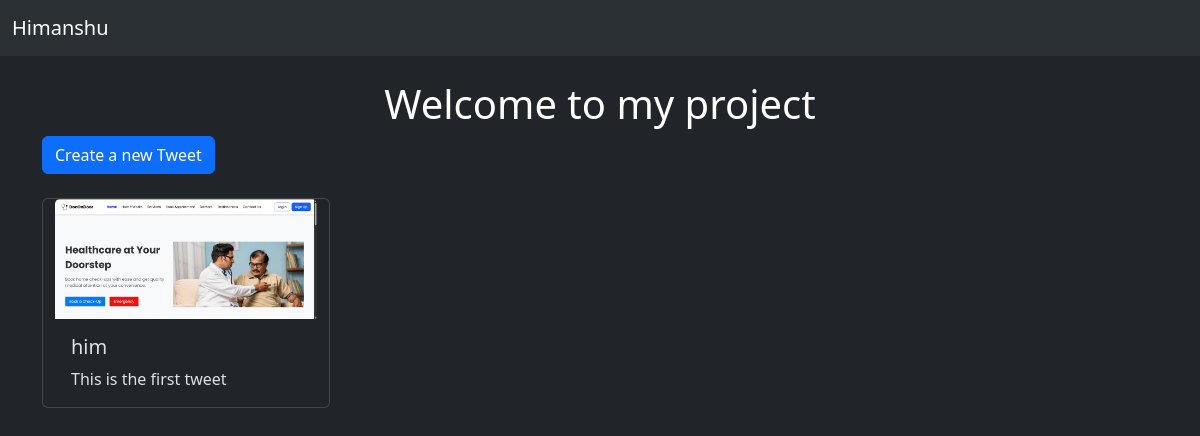
Page /tweet/ on the earlier database version.
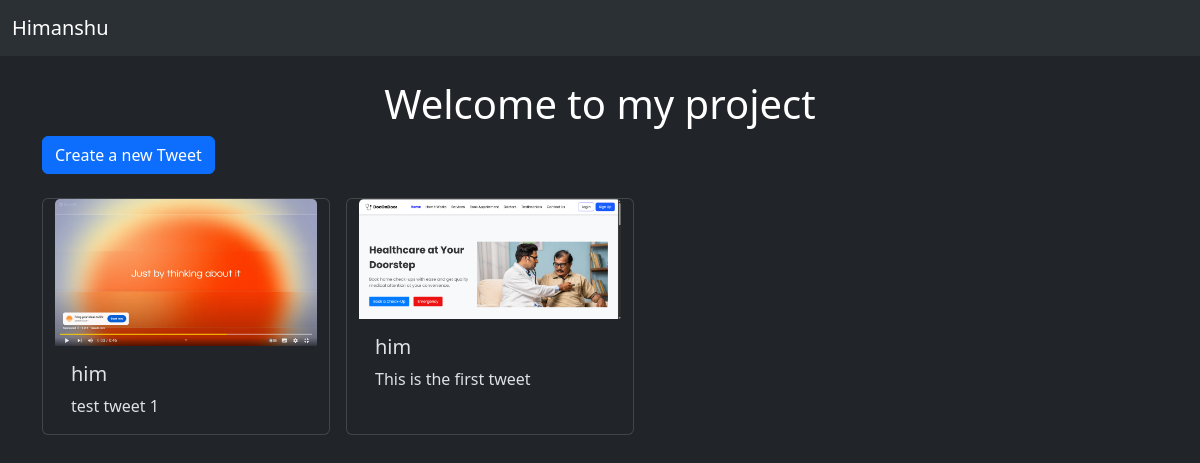
Same page on the later database version.
### tweet/models.py (models this page shows, shortened)
class Tweet(models.Model):
    user = models.ForeignKey(User,on_delete=models.CASCADE)
    text = models.TextField(max_length=280)
    photo = models.ImageField(upload_to='photos/',null=True,blank=True)
    created_at = models.DateTimeField(auto_now_add=True)
    updated_at = models.DateTimeField(auto_now=True)

### tweet/views.py (the view)
# urls.py: path('', views.tweet_list, name='tweet_list'),
def tweet_list(request):
    tweets = Tweet.objects.all().order_by('-created_at')
    return render(request,'tweet_list.html',{'tweets':tweets})

### tweet/templates/tweet_list.html (shortened to what this page needs)
{% extends "layout.html" %}
{% block content %}
<h1 class='text-center text-white mt-4'>Welcome to my project</h1>
<a class="btn btn-primary mb-4" href="{% url 'tweet_create'%}"> Create a new Tweet</a>
<div class="container row gap-3">
    {% for tweet in tweets  %}
    <div class="card" style="width: 18rem;">
      {% if tweet.photo %}
        <img src="{{ tweet.photo.url }}" class="card-img-top" alt="Tweet photo">
      {% endif %}
      <div class="card-body">
        <h5 class="card-title">{{ tweet.user.username }}</h5>
        <p class="card-text">{{ tweet.text }}</p>
    </div>
    </div>
    {% endfor %}
</div>
{% endblock %}

Differences in the rows shown:
added Tweet: photo (picture), user.username "him", text "test tweet 1"
